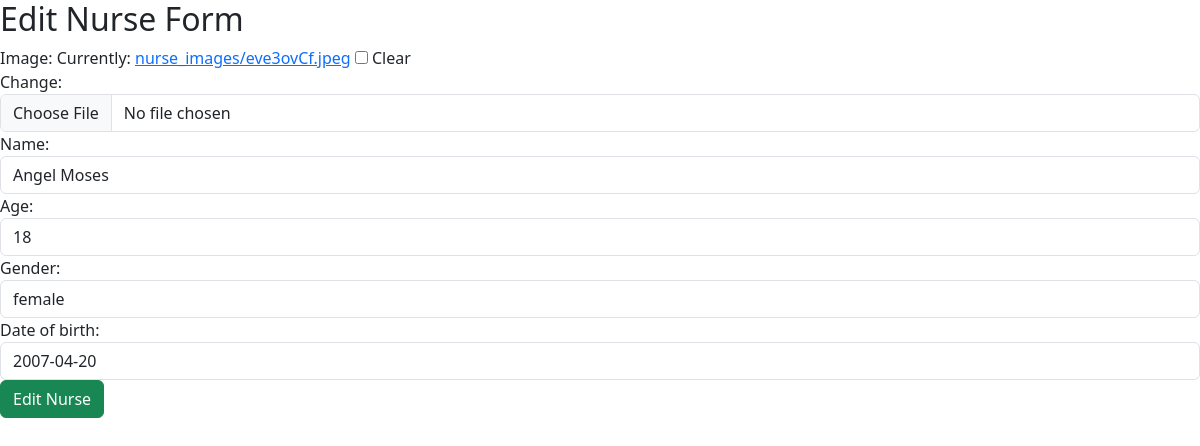
The app's page /nurse/editnurse/13/ with its own data.
### nurse/models.py (models this page shows, shortened)
class Nurse(models.Model):
    image = models.ImageField(upload_to='nurse_images/',blank=True)
    name = models.CharField(max_length=20)
    age = models.IntegerField()
    gender = models.CharField(max_length=10)
    date_of_birth = models.DateField()

### nurse/views.py (the view)
# urls.py: path('editnurse/<int:id>/', views.editnurse, name='editnurse'),
def editnurse(request, id):
    nurse = get_object_or_404(Nurse ,id=id)
    if request.method == "POST":
        form = NurseForm(request.POST,instance=nurse)
        if form.is_valid():
           form.save()
           return redirect('nurselist')
    else:
           form = NurseForm( instance=nurse)
    return render(request, 'editnurse.html',{'form': form, 'nurse': nurse})

### nurse/forms.py
class NurseForm(forms.ModelForm):
    class Meta:
        model = Nurse
        fields = '__all__'
        widgets = {
            'name': forms.TextInput(attrs={'class': 'form-control', 'placeholder':'Enter your name'}),
            'age': forms.NumberInput(attrs={'class': 'form-control', 'placeholder':'Enter your age'}),
            'gender': forms.TextInput(attrs={'class': 'form-control', 'placeholder':'Enter your gender'}),
            'date_of_birth':forms.DateInput(attrs={'class': 'form-control', 'placeholder':'Enter your date of birth'}),
            'image': forms.ClearableFileInput(
                attrs={'class': 'form-control',
                       'accept':'image/*',
                       'title':'Select your image'
                       }
            ),
            }

### nurse/templates/editnurse.html (shortened to what this page needs)
{% extends "base.html" %}
{% block content %}
<h2>Edit Nurse Form</h2>
<form action="" method="post">
    {{ form }}
    <button class="btn btn-success" >Edit Nurse</button>
</form>
{% endblock %}

### records on screen
Nurse: name "Angel Moses", age "18", gender "female", date_of_birth "2007-04-20"
